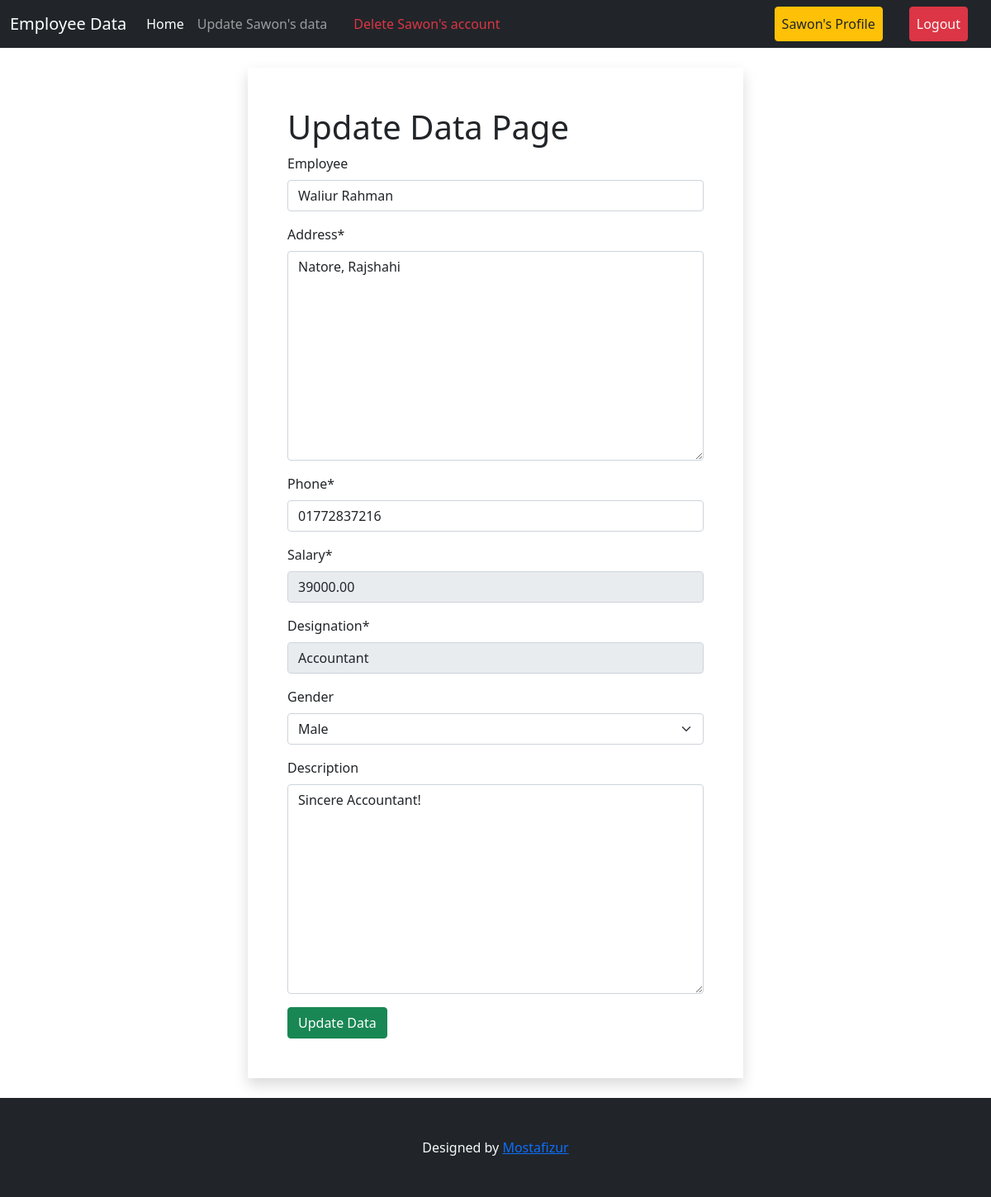
The app's page /update/16/ (signed in) with its own data.
### main_data/models.py (models this page shows)
class E_data(models.Model):
  DESIGNATION_CHOICES = [
      ('Manager', 'Manager'),
      ('Accountant', 'Accountant'),
      ('HR', 'HR'),
      ('Software Developer', 'Software Developer'),
      ('Intern', 'Intern'),
  ]
  GENDER_CHOICES = [
      ('Male', 'Male'),
      ('Female', 'Female'),
  ]
  name = models.OneToOneField(User, on_delete=models.CASCADE)
  employee = models.CharField(max_length=40, blank=True, null=True)
  address = models.TextField()
  phone = models.CharField(max_length=14)
  salary = models.DecimalField(max_digits=10, decimal_places=2)
  designation = models.CharField(max_length=20, choices=DESIGNATION_CHOICES)
  gender = models.CharField(max_length=20, blank=True, choices=GENDER_CHOICES)
  created_on = models.DateTimeField(blank=True, null=True, auto_now_add=True)
  description = models.TextField(blank=True, null=True)
  def __str__(self):
    return self.name.username

### main_data/views.py (the view, shortened to what this page needs)
# urls.py: path("update/<int:pk>/", views.update_data_form, name="update_data_form"),
@login_required
def update_data_form(request, pk):
    try:
        data = E_data.objects.get(pk=pk)
        data_form = DataUpdateForm(instance=data)
        context = {
            "form": data_form,
            "type": "Update"
        }
        return render(request, "add_data.html", context=context)
    except E_data.DoesNotExist:
        return HttpResponse("Employee Data does not exist")

### main_data/forms.py
class DataUpdateForm(forms.ModelForm):
    phone = forms.CharField(
        max_length=14,
        validators=[RegexValidator(r'^\d+$', message="Phone number must contain only digits.")],
        widget=forms.TextInput(attrs={'placeholder': 'Phone Number'})
    )
    class Meta:
        model = E_data
        fields = '__all__'
        exclude = ['name']
        widgets = {
            'designation': forms.TextInput(attrs={'readonly': 'true'}),
            'salary': forms.TextInput(attrs={'readonly': 'true'}),
        }

### profiles/context_processors.py (called while the page is built)
def user_data(request):
    if request.user.is_authenticated:
        try:
            data = E_data.objects.get(name=request.user)
        except E_data.DoesNotExist:
            data = None
        return {'base': data, "user": request.user}
    return {}

### main_data/templates/add_data.html (shortened to what this page needs)
{% extends 'base.html' %}
{% load crispy_forms_tags %}
{% block content %}
<div class="my-4">
<form class="mx-auto w-50 p-5 shadow" method="post">
  <h1>{{type}} Data Page</h1>
  {{ form | crispy }}
  <button class="btn btn-success" type="submit">{{type}} Data</button>
</form>
</div>
{% endblock %}

### templates/base.html (shortened to what this page needs)
<!DOCTYPE html>
<html lang="en">
  <head>
    <link
      href="https://cdn.jsdelivr.net/npm/bootstrap@5.0.2/dist/css/bootstrap.min.css"
      rel="stylesheet"
    />
  </head>
  <body>
    <nav class="navbar navbar-expand-lg navbar-dark bg-dark sticky-top">
      <div class="container-fluid">
        <a class="navbar-brand" href="{% url 'homepage' %}">Employee Data</a>
        <div class="collapse navbar-collapse" id="navbarSupportedContent">
          <ul class="navbar-nav me-auto mb-2 mb-lg-0">
            <li class="nav-item">
              <a
                class="nav-link active"
                aria-current="page"
                href="{% url 'homepage' %}"
                >Home</a
              >
            </li>
            {% if base.id %}
            <li class="nav-item">
              <a
                class="nav-link"
                href="{% url 'update_data_form' base.id %}"
                >Update {{base}}'s data</a
              >
            </li>
            {% endif %}
            {% if request.user.is_authenticated %}
            {% if not request.user.is_superuser %}
            <li class="nav-item ms-3">
              <a
                class="nav-link text-danger"
                href="{% url 'delete_user_data' %}"
                >Delete {{user}}'s account</a
              >
            </li>
            {% endif %}
            {% endif %}
          </ul>
          <div class="d-flex">
            <ul class="navbar-nav me-auto mb-2 mb-lg-0">
              {% if request.user.is_authenticated %}
              <li class="nav-item mx-3">
                <a
                  class="nav-link btn btn-warning text-dark"
                  href="{% url 'profile' %}"
                  >{{user.username}}'s Profile</a
                >
              </li>
              <li class="nav-item mx-3">
                <a
                  class="nav-link btn btn-danger text-light"
                  href="{% url 'user_logout' %}"
                  >Logout</a
                >
              </li>
              {% endif %}
            </ul>
          </div>
        </div>
      </div>
    </nav>
    {% block content %} {% endblock %}
    <footer class="mt-4 py-5 bg-dark">
      <center class="text-light"> Designed by <a href="#">Mostafizur</a></center>
    </footer>
  </body>
</html>

### records on screen
E_data: name.username "Sawon"
E_data: employee "Waliur Rahman", address "Natore, Rajshahi", phone "01772837216", salary "39000.00", designation "Accountant", gender "Male", description "Sincere Accountant!"

### other values on screen
{{ user }} "Sawon"
{{ user.username }} "Sawon"
{{ type }} "Update"
